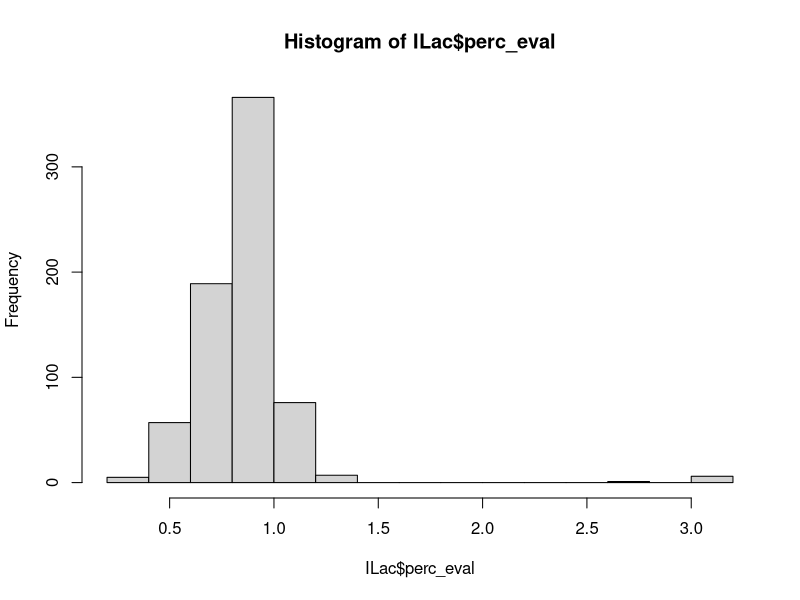

Write R code to recreate this figure. (Note: this script raises an error after producing the figure.)
# OpTIS adoption rate information for Illinois and New York aggregated by counties 2015-2021.
# Data shared with AFT from Regrow analysis.
# Column "kpi_name" gives different types of land use areas, with "area" meaning the 
# analyzed acres of the county, tillage type/ cover crop / etc.
# units are ACRES

# load packages
library(reshape2) # for dcast()
library(ggplot2)
library(dplyr)


# to update data, run "download data.R"




# load the data
datil <- read.csv("data/optis/datil.csv")
# datny <- read.csv("data/optis/datny.csv")

# # combine the data into one df
# dat <- rbind(datil, datny)
# # clean up
# rm(datil)
# rm(datny)


datil <- datil[,c(-2, -10)]
colnames(datil)[1:3] <- c("state", "county", "fips")

sum(is.na(datil$kpi_value))

# fix one county spelling
datil$county <- ifelse(datil$county %in% "De Witt County", "DeWitt County", datil$county)



# unique(dat$kpi_name)
# cast data into wide form for separate columns by kpi_name and kpi_value
datw <- dcast(datil, ...~kpi_name, value.var="kpi_value")
colnames(datw)[c(2,3,7:11)] <- c("county", "fips", "eval.acres", "ct.acres", "cc.acres", "nt.acres", "rt.acres") 
# $acres is acres analyzed by OpTIS


# compare acres evaluated to harvested cropland acres from Ag Census
ILac <- aggregate(eval.acres ~ county + year, dat=datw, FUN="sum") %>%  # first sum acres across crops per year
  arrange(year,county)

# #  add harvested cropland acres by IL county from 2017 ag census
# acres <- read.csv("C:/Users/BonnieMcGillPhD/American Farmland Trust/CLM-19 FFAR GHG - Documents/General/Results/NASS Quick Stats IL harvested crop acres by county 2017.csv", header=T)
# acres <- acres[,c("County", "Value")]
# colnames(acres) <- c("county", "harv_ac")
# acres$harv_ac <- gsub(',', '', acres$harv_ac)
# acres$harv_ac <- as.numeric(acres$harv_ac)
# # make county names in acres match OpTIS data
# acres$county <- tolower(acres$county)
# acres$county <- tools::toTitleCase(acres$county)
# acres$county <- paste0(acres$county, " County")
# # clean up county names to match OpTIS data (OpTIS spellings are correct)
# acres$county <- ifelse(acres$county %in% "De Witt County", "DeWitt County",
#                        ifelse(acres$county %in% "De Kalb County", "DeKalb County",
#                               ifelse(acres$county %in% "Du Page County", "DuPage County",
#                                      ifelse(acres$county %in% "La Salle County", "LaSalle County",
#                                             ifelse(acres$county %in% "Mcdonough County", "McDonough County",
#                                                    ifelse(acres$county %in% "Mchenry County", "McHenry County",
#                                                           ifelse(acres$county %in% "Mclean County", "McLean County",
#                                                                  ifelse(acres$county %in% "St Clair County", "St. Clair County",
#                                                                         ifelse(acres$county %in% "will County", "Will County", acres$county)))))))))
# acres <- arrange(acres, county)
# write.csv(acres, "data/IL_harvested_cropland_2017census.csv", row.names=F)
acres <- read.csv("data/IL_harvested_cropland_2017census.csv")
ILac <- left_join(ILac, acres)
ILac$perc_eval <- round((ILac$eval.acres / ILac$harv_ac), digits=2)

# look for outliers, remember the Ag Census is not necessarily the truth either
min(ILac$perc_eval)
hist(ILac$perc_eval)
small <- ILac[ILac$perc_eval < 0.50,]
 # Hardin Co. borders Kentucky and is mostly forested. In 2017 Census it was 13,421 acres
   # in 2012 census it was 9,318. OpTIS is evaluating about 5500 ac per year, which is only
   # about 40% of the county's cropland, each year it is low. Why is it low every year?
   # I would expect it to be low like some years, when its cloudy or something. Is it because
   # so much forest intermixed, it is hard to discern forest and fields?
   ###### exclude Hardin County all years?
 # Union Co. also shows up every year around 40% evaluated. In the ag census it has
   # 84,872 ac in 2017, and 59,743 acres in 2012, quite a fluctuation. OpTIS is evaluating about 
   # 37k acres. Union Co. is also in southern IL, bordering MO, and has lots of forest
   # land intermixed with ag fields.
 # Jo Daviess County is the NE corner of the state, bordering IA, WI. It is ag with pockets
   # of forest mixed in. In 2017 Ag Census says it had 183k acres and in 2012 172k. OpTIS is evaluating
   # about 89k in 2015 and 2016, very nearly 50%, in following years it gets up to 90k. 
 # Alexander Co. in 2019 is at 38% evaluated (14,500 ac). In the ag census in 2017 it was 38k ac
   # harvested, and 2012 it was 48k ac harvested.This is a small county in the very southern tip of IL
   # with a big patch of forest, and farm fields. Could be that not much of the county fields grow corn?
   # Ag census corn acres are 5,211 in 2017, 11,833 in 2012. 2017 soybeans were 31,000 ac, 32k in 2012.
   ###### perhaps throw out Alexander Co. 2019 data?
 # Jackson County in 2019 also low just that year but nearly half (46%)
 # Johnson County in 2019 also low just that year but nearly half (49%)

big <- ILac[ILac$perc_eval > 1.2,]
 # DuPage - looking at the Ag Census data it looks like the harvested cropland acres for DuPage county
   # were underestimated/reported in 2017. OpTIS evaluates about 4000 ac every year
   # and the 2012 census reported 5,643. (not 1,272 ac as in 2017). So DuPage is OK.
   # As you can tell by the acreage, DuPage is not a big farming county, it is mostly Chicago suburbs.
 # Putnam county in Census was 41,934 in 2017 and 46,212 in 2012. OpTIS is evaluating
   # about 54,000 ac.Putnam Co. altogether is about 110,000 ac. Roughly half of which is 
   # in ag, looking at google maps satellite. So 41k, 46k, and 54k, are all plausible.

# calculate percentages
datw$perc_ct <- 100*(datw$ct.acres / datw$acres)
datw$perc_cc <- 100*(datw$cc.acres / datw$acres)
datw$perc_nt <- 100*(datw$nt.acres / datw$acres)
datw$perc_rt <- 100*(datw$rt.acres / datw$acres)

# number of counties represented in IL data
datw %>%
  filter(state %in% "IL") %>%
  distinct(county) %>%
  n_distinct()
# 101 # 102 counties in IL, Lake County is missing, it's a tiny county between
# Chicago and Wisconsin border, basically still Chicago outlying area. No ag.
# surprised cook county (Chicago) is even in dataset!



# long form again, but leave out acreages, only need %s
datl <- melt(datw[, -c(6:11)], id=c("state", "county", "fips", "year", "crop_name"), na.rm=T)
# using na.rm = TRUE because do not have all combinations of crop acres per cover crop or tillage acres, e.g. 
# we have soybean acres in Ulster County, NY in 2015, but we do not have soybean cover crop acres for that 
# county-year. So when we melt, we get a bunch of Value = NA rows.

se <- function(x) sd(x) / sqrt(length(x))

# (ignore alfalfa and winter wheat acre for cover crops)

# what are the average county adoption rates and number of acres evaluated? (are any small counties driving percents up?)
# which counties are hotspots?
means_county <- datl %>%
                filter(year>2017) %>%
                group_by(state, county, variable) %>%
                summarize(Mean.perc = mean(value))

# do we mean small counties in terms of number of acres evaluated or small counties in terms of number of crop acres period?
# corn.acres <- datw[datw$state %in% "IL" & datw$crop_name %in% "Corn", c(1,2,7)]
# corn.acres <- corn.acres %>%
#               group_by(county) %>%
#               summarize(Mean.ac.eval = mean(acres))
# means_county <- left_join(means_county, corn.acres)
# cc <- means_county %>%
#   filter(variable %in% "perc_nt", state %in% "IL")

# what are the state average adoption rates by year and crop
means_cropyear <- datl %>% 
                group_by(state, year, crop_name, variable) %>%
                summarize(Mean = mean(value))
                          

# # what are the state average adoption rates by year (across all crops)
means_year <- datl%>%
              filter (! crop_name %in% "Alfalfa")  %>%
                  # because Alf is perennial no tillage, no covers
              filter(!(crop_name %in% "Winter Wheat" & variable == "perc_cc")) %>%
                  # because Alf is a perennial and winter wheat grows at same time as covers
              group_by(state, year, variable) %>%
              summarize(Mean = mean(value))

# what are the state average adoption rates across all available years (2015-2021) per crop?
means_crop <- datl%>%
                    filter (! crop_name %in% "Alfalfa")  %>%
                    # because Alf is perennial no tillage, no covers
                    filter(!(crop_name %in% "Winter Wheat" & variable == "perc_cc")) %>%
                    # because Alf is a perennial and winter wheat grows at same time as covers
                    group_by(state, crop_name, variable) %>%
                    summarize(Mean = mean(value))

# what are the state average adoption rates across MOST RECENT 4 YEARS 2018-2021?  
# note results not all that different between means_crop and means_crop_1821
# for now, will report most recent data:
means_crop_1821 <- datl%>%
              filter(year>2017) %>%
              filter (! crop_name %in% "Alfalfa")  %>%
              # because Alf is perennial no tillage, no covers
              filter(!(crop_name %in% "Winter Wheat" & variable == "perc_cc")) %>%
              # because Alf is a perennial and winter wheat grows at same time as covers
              group_by(state, crop_name, variable) %>%
              summarize(Mean = mean(value), se=se(value))

# what are the state average adoption rates across all years and crops
means_global <- datl%>%
                filter (! crop_name %in% "Alfalfa")  %>%
                  # because Alf is perennial no tillage, no covers
                filter(!(crop_name %in% "Winter Wheat" & variable == "perc_cc")) %>%
                  # because Alf is a perennial and winter wheat grows at same time as covers
                group_by(state, variable) %>%
                summarize(Mean = mean(value), se = se(value))


# plots for mean adoption rates

windows(xpinch=200, ypinch=200, width=5, height=5)

ggplot(dat=means_crop_1821[means_crop_1821$state=="IL",], aes(x=variable, y=Mean, group=crop_name)) + 
    geom_bar(stat="identity", position=position_dodge(), aes(fill=crop_name)) +
    geom_errorbar(aes(ymin=Mean-se, ymax=Mean+se), linewidth=0.8, color="#000000",
                  position=position_dodge(0.9), width=0.2) +
    scale_x_discrete(limits=c("perc_cc", "perc_nt", "perc_rt"), 
                       labels=c("Cover\nCrops", "No\nTill", "Reduced\nTill")) +  # ok to just leave out conventional till?
    scale_fill_manual(values=c("#DDAA33", "#228833", "#66CCEE"), 
                      labels=c("Corn", "Soybeans", "Winter Wheat"),
                      name="Crops") +
    scale_y_continuous(breaks=seq(0,70,10)) +
    ylab("Mean Percent Adoption 2018-2021") +
    xlab("Soil Health Practice") +
    geom_text(aes(y=Mean +5, 
                  label=paste0(format(round(Mean, digits=1), nsmall=1), "%")), 
                  position=position_dodge(0.9)) +
    # facet_grid(.~state) +
    theme(
        #legend.text.align=0,
        panel.grid.minor=element_blank(), 
        panel.grid.major=element_blank() ,
        # axis.text.x=element_text(angle=-30, hjust=0, size=11),
        axis.text=element_text(size=12),
        axis.title.x=element_text(size=12, face="bold"),
        axis.title.y=element_text(size=12, face="bold"),
        panel.background = element_rect(fill = 'white') ,
        panel.border=element_rect(color="grey50", fill=NA, linewidth=0.5),
        strip.text=element_text(size=12, face="bold"),
        legend.text=element_text(size=11),
        legend.title=element_text(size=12, face="bold"),
        plot.margin = unit(c(0.5,0.5,0.5,0.5), "cm")
    )
       
ggsave("plots/IL_bar_means_crop_1821.png")    






# how does adoption rate change over time?

windows(xpinch=200, ypinch=200, width=5, height=5)

ggplot(data=datw, aes(y=perc_cc, x=year, group=county)) +
  geom_line(aes(color=county), show.legend=F) + #, position="jitter", size=0.5) +
  facet_grid(rows=vars(crop_name), cols=vars(state))

# which counties have at least 5 years of consecutive measurements?
# work with a subset of data
subs <- datw[,c(1,2,5,4)]
# 
subs <- subs %>%
  group_by(state, county, crop_name) %>%
  mutate(con_yrs = cumsum(c(1, diff(year)>1))) %>%  # make col that is "1" for consecutive years, 2 if non-consecutive years
  group_by(state, county, crop_name, con_yrs) %>% # group by new column
  mutate(start = min(year), end = max(year), diff=end - start) # list first and last year of consecutive groups

# join back together with rest of data
datw2 <- left_join(datw, subs) %>%
  filter(diff>4) # only keep county-crop-years with at least 5 years consecutive data 2015-2021
# removes 102 county-crop-years
ggplot(data=datw2, aes(y=perc_cc, x=year, group=county)) +
  geom_line(aes(color=county), show.legend=F) + #, position="jitter", size=0.5) +
  facet_grid(rows=vars(crop_name), cols=vars(state))
unique(datw2$diff)

sum(is.na(datw$perc_cc))
sum(is.na(datw$acres))
sum(is.na(datw$cc.acres))
test <- datw[rowSums(is.na(datw))>0,]
# turns out that we create NAs for counties where certain kpi_names are not measured
# for that county that year that crop
# so need to do the subs code above for each kpi_name